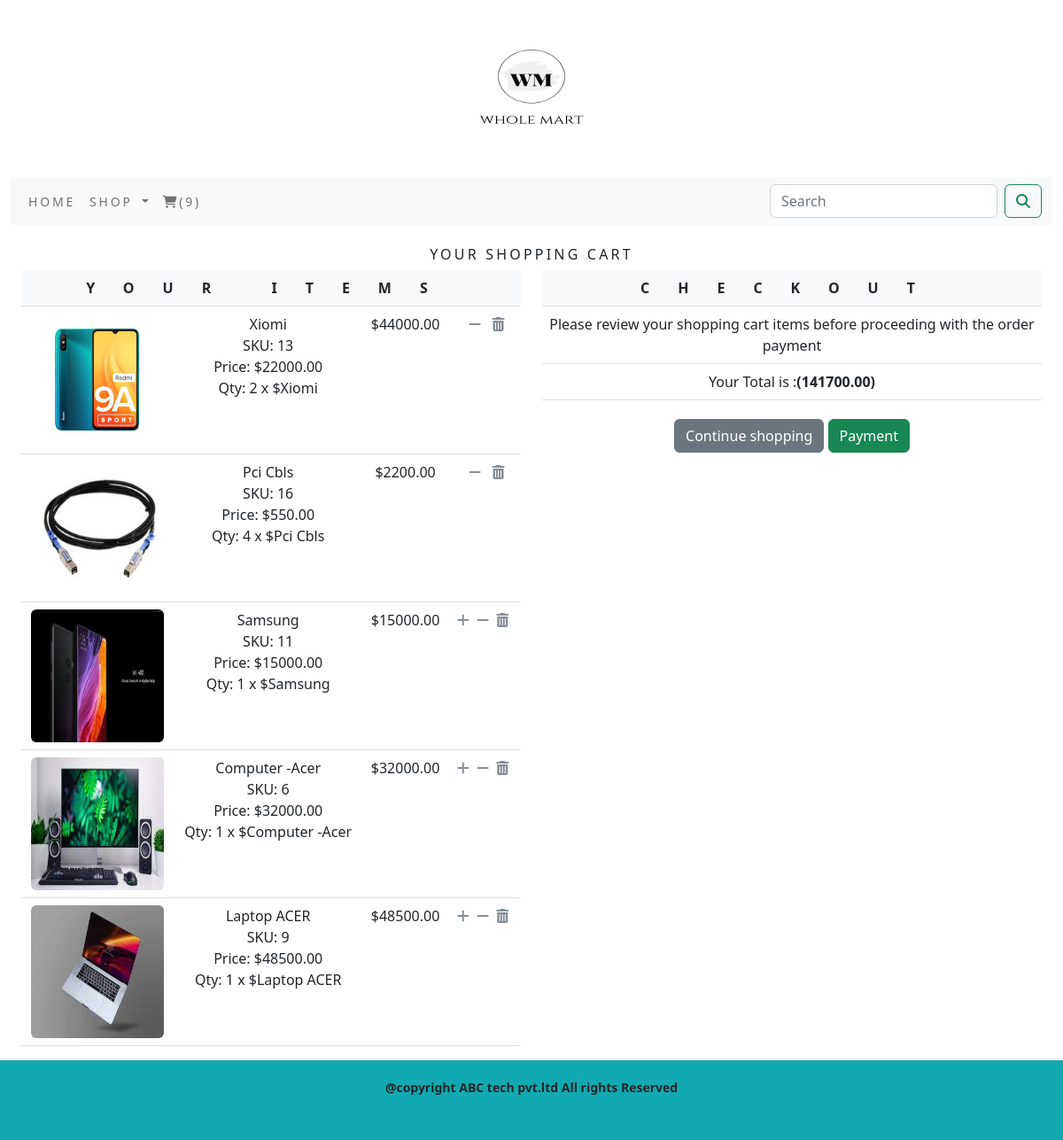
Page /cart/ on the committed database.
### cart/models.py (models this page shows)
class CartItem(models.Model):
    products=models.ForeignKey(product,on_delete=models.CASCADE,default=None, null=True, editable=False)
    cart=models.ForeignKey(Cart,on_delete=models.CASCADE,default=None, null=True, editable=False)
    quantity=models.IntegerField(null=True)
    active=models.BooleanField(default=True)
    class Meta:
        db_table='CartItem'
    def sub_total(self):
        return self.products.price * self.quantity
    def __str__(self):
        return '{}'.format(self.products)

### shop/models.py (models this page shows, shortened)
class product(models.Model):
    name=models.CharField(max_length=250,unique=True)
    slug = models.SlugField(max_length=250, unique=True)
    description = models.TextField(blank=True)
    price=models.DecimalField(max_digits=10,decimal_places=2)
    category=models.ForeignKey(category,on_delete=models.CASCADE)
    image = models.ImageField(upload_to='products',blank=True)
    stock=models.IntegerField()
    available=models.BooleanField(default=True)
    created=models.DateTimeField(auto_now_add=True)
    updated=models.DateTimeField(auto_now=True)
    class Meta:
        ordering = ('name',)
        verbose_name = 'product'
        verbose_name_plural = 'products'
    def __str__(self):
        return '{}'.format(self.name)

### cart/views.py (the view)
# urls.py: path('',views.cart_detail,name='cart_detail'),
def cart_detail(request,total=0,counter=0,cart_items=None):
    try:
        cart=Cart.objects.get(cart_id=_cart_id(request))
        cart_items=CartItem.objects.filter(cart=cart,active=True)
        for cart_item in cart_items:
            total +=(cart_item.products.price * cart_item.quantity)
            counter +=cart_item.quantity
    except  ObjectDoesNotExist:
        pass
    return render(request,'cart.html', dict(cart_items=cart_items,total=total,counter=counter))

### cart/context_processors.py (called while the page is built)
def counter(request):
    item_count=0
    if 'admin' in request.path:
        return {}
    else:
        try:
            cart=Cart.objects.filter(cart_id=_cart_id(request))
            cart_items=CartItem.objects.all().filter(cart=cart[:1])
            for cart_item in cart_items:
                item_count +=cart_item.quantity
        except Cart.DoesNotExist:
             item_count=0
    return dict(item_count=item_count)

### cart/views.py (called while the page is built)
def _cart_id(request):
    cart=request.session.session_key
    if not cart:
        cart=request.session.create()
        return cart

### shop/contextprocessors.py (called while the page is built)
def menu_links(request):
    links=category.objects.all()
    return dict(links=links)

### shop/models.py (called while the page is built)
    def get_url(self):
        return reverse('shop:products_by_category',args=[self.slug])

### templates/cart.html (shortened to what this page needs)
{% extends 'base.html' %}
  {% load static %}
{% block content %}
  {% if not cart_items %}
      <div>
          <div class="text-center">
              <br>
              <h1 class="text-center my_title" Your Shopping Cart is empty</h1>
              <br>
              <p class="text-center">
                  Please Click <a href="{% url 'shop:allprodcat' %}">Here</a>to continue shopping
              </p>
          </div>
      </div>
  {% else %}
     <div>
         <div class="text-center">
             <br>
             <h1 class="text-center my_title">Your Shopping Cart
                 <br>
         </div>
     </div>
  <div class="row mx-auto">
      <div class="col-12 col-sm-12 col-md-12 col-md-12 col-lg-6 text-center">
          <table class="table my_custom_table">
              <thead class="my_custom_thead">
              <tr>
                  <th colspan="5">Your Items</th>
              </tr>
              </thead>
              <tbody>
               {% for cart_item in cart_items %}
              <tr>
                  <td>
                      <a href="cart_item.products.get_absolute_url">
                          <img src="{{cart_item.products.image.url}}" alt="" class="float-left rounded custom_image" width="150px" height="150px">
                      </a>
                  </td>
                  <td class="text-left">
                      {{cart_item.products.name}}
                      <br>
                      SKU: {{cart_item.products.id}}
                      <br>
                      Price: ${{cart_item.products.price}}
                      <br>
                      Qty: {{cart_item.quantity}} x ${{cart_item}}
                  </td>
                  <td>
                      ${{cart_item.sub_total}}
                  </td>
                  {% if cart_item.quantity < cart_item.products.stock %}
                  <td>
                      <a href="{% url 'cart:add_cart' cart_item.products.id %}" class="custom_a"><i class="fa fa-plus custom_icon"></i></a>&nbsp;
                      <a href="{% url 'cart:cart_remove' cart_item.products.id %}" class="custom_a"><i class="fa fa-minus custom_icon"></i></a>&nbsp;
                      <a href="{% url 'cart:full_remove' cart_item.products.id %}" class="custom_a"><i class="fa fa-trash custom_icon"></i></a>&nbsp;
                  </td>
                  {% else %}
                  <td>
                       &nbsp;<a href="{% url 'cart:cart_remove' cart_item.products.id %}" class="custom_a"><i class="fa fa-minus custom_icon"></i></a>&nbsp;
                      &nbsp;<a href="{% url 'cart:full_remove' cart_item.products.id %}" class="custom_a"><i class="fa fa-trash custom_icon"></i></a>
                  </td>
                  {% endif %}
              </tr>
               {% endfor %}
              </tbody>
          </table>
      </div>
      <div class="col-12 col-sm-12 col-md-12 col-lg-6 text-center">
          <table class="table my_custom_table">
              <thead class="my_custom_thead">
              <tr>
                  <th>
                      Checkout
                  </th>
              </tr>
              </thead>
              <tbody>
              <tr>
                  <td>
                      Please review your shopping cart items before proceeding with the order payment
                  </td>
              </tr>
              <tr>
                  <td class="text-left">
                      Your Total is :<strong>({{ total }})</strong>
                  </td>
              </tr>
              </tbody>
          </table>
          <div class="mx-auto">
              <a href="{% url 'shop:allprodcat' %}" class="btn btn-secondary btn-block my_custom_button">Continue shopping</a>
              <a href="{% url 'shop:allprodcat' %}" class="btn btn-success btn-block my_custom_button">Payment</a>
          </div>
          <br>
      </div>
  </div>
  {% endif %}
{% endblock %}

### static/css/custom.css (style rules this page uses)
.my_title { font-size:16px; text-transform:uppercase; letter-spacing:.2em; }
.my_custom_table { min_width:400px; font_size:14px; }
.my_custom_thead { font-weight:normal; text-transform:uppercase; letter-spacing:2em; background-color:#f8f9fa!important; }
.custom_a { text-decoration:none; }
.custom_icon { text-decoration:none; color:#868e96 !important; }
.my_custom_button { margin-top:5px; }

### rows in the picture
CartItem: products.image (picture), products.name "Xiomi", products.id "13", products.price "22000.00", quantity "2", sub_total "44000.00"
CartItem: products.image (picture), products.name "Pci Cbls", products.id "16", products.price "550.00", quantity "4", sub_total "2200.00"
CartItem: products.image (picture), products.name "Samsung", products.id "11", products.price "15000.00", quantity "1", sub_total "15000.00"
CartItem: products.image (picture), products.name "Computer -Acer", products.id "6", products.price "32000.00", quantity "1", sub_total "32000.00"
CartItem: products.image (picture), products.name "Laptop ACER", products.id "9", products.price "48500.00", quantity "1", sub_total "48500.00"

### other values in the picture
{{ item_count }} "9"
{{ total }} "141700.00"
